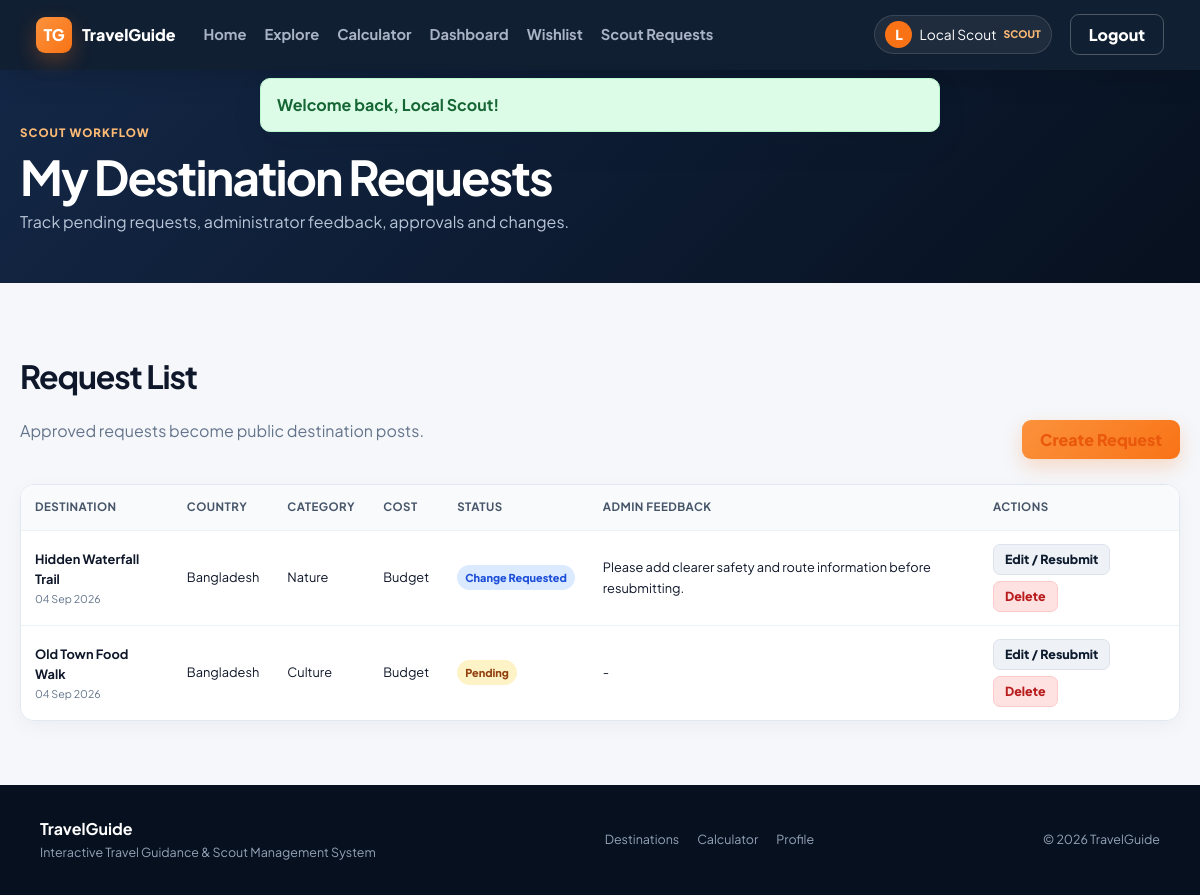
Page /index.php?route=scout/requests (signed in) on the committed database.
### tables this page shows
CREATE TABLE post_requests (
    id INT AUTO_INCREMENT PRIMARY KEY,
    scout_id INT NULL,
    title VARCHAR(180) NOT NULL,
    short_history TEXT NOT NULL,
    country VARCHAR(100) NOT NULL,
    category VARCHAR(100) NOT NULL,
    cost_level ENUM('Budget','Moderate','Expensive') NOT NULL DEFAULT 'Moderate',
    image_url VARCHAR(800) NULL,
    status ENUM('pending','approved','rejected','change_requested') NOT NULL DEFAULT 'pending',
    admin_feedback TEXT NULL,
    created_at TIMESTAMP NOT NULL DEFAULT CURRENT_TIMESTAMP,
    updated_at TIMESTAMP NOT NULL DEFAULT CURRENT_TIMESTAMP ON UPDATE CURRENT_TIMESTAMP,
    INDEX idx_request_scout (scout_id),
    INDEX idx_request_status (status),
    CONSTRAINT fk_request_scout FOREIGN KEY (scout_id) REFERENCES users(id) ON DELETE SET NULL
);

### app/Core/Controller.php (called while the page is built, shortened)
<?php
abstract class Controller
{
    protected function view(string $view, array $data = []): void
    {
        $file = APP_ROOT . '/app/Views/' . $view . '.php';
        extract($data, EXTR_SKIP);
        require APP_ROOT . '/app/Views/layouts/header.php';
        require $file;
        require APP_ROOT . '/app/Views/layouts/footer.php';
    }
}

### app/Controllers/ScoutController.php (called while the page is built, shortened)
<?php
class ScoutController extends Controller
{
    public function requests(): void
    {
        $this->view('scout/requests',['title'=>'My Destination Requests','requests'=>(new PostRequest())->byScout(Auth::id())]);
    }
}

### app/Core/Router.php (called while the page is built, shortened)
<?php
class Router
{
    private array $routes = [];
    public function get(string $route, array $handler): void
    {
        $this->routes['GET'][$route] = $handler;
    }
    public function post(string $route, array $handler): void
    {
        $this->routes['POST'][$route] = $handler;
    }
    public function dispatch(): void
    {
        $method = strtoupper($_SERVER['REQUEST_METHOD'] ?? 'GET');
        $route = trim((string)($_GET['route'] ?? ''), '/');
        $handler = $this->routes[$method][$route] ?? null;
        [$class, $action] = $handler;
        $controller = new $class();
        $controller->$action();
    }
}

### index.php (called while the page is built, shortened)
<?php
require_once __DIR__ . '/config/bootstrap.php';
$router = new Router();
$router->get('', [HomeController::class, 'index']);
$router->get('home', [HomeController::class, 'index']);
$router->get('explore', [HomeController::class, 'explore']);
$router->get('post', [PostController::class, 'show']);
$router->get('login', [AuthController::class, 'loginForm']);
$router->post('login', [AuthController::class, 'login']);
$router->get('register', [AuthController::class, 'registerForm']);
$router->post('register', [AuthController::class, 'register']);
$router->post('logout', [AuthController::class, 'logout']);
$router->get('forgot-password', [AuthController::class, 'forgotForm']);
$router->post('forgot-password', [AuthController::class, 'forgot']);
$router->get('reset-password', [AuthController::class, 'resetForm']);
$router->post('reset-password', [AuthController::class, 'reset']);
$router->get('dashboard', [DashboardController::class, 'index']);
$router->get('profile', [ProfileController::class, 'show']);
$router->get('profile/edit', [ProfileController::class, 'edit']);
$router->post('profile/update', [ProfileController::class, 'update']);
$router->post('profile/password', [ProfileController::class, 'password']);
$router->post('profile/delete', [ProfileController::class, 'delete']);
$router->get('wishlist', [WishlistController::class, 'index']);
$router->post('wishlist/toggle', [WishlistController::class, 'toggle']);
$router->post('comment/store', [CommentController::class, 'store']);
$router->post('comment/delete', [CommentController::class, 'deleteOwn']);
$router->get('calculator', [CalculatorController::class, 'index']);
$router->post('calculator/calculate', [CalculatorController::class, 'calculate']);
$router->get('scout/requests', [ScoutController::class, 'requests']);
$router->get('scout/request/create', [ScoutController::class, 'create']);
$router->post('scout/request/store', [ScoutController::class, 'store']);
$router->get('scout/request/edit', [ScoutController::class, 'edit']);
$router->post('scout/request/update', [ScoutController::class, 'update']);
$router->post('scout/request/delete', [ScoutController::class, 'delete']);
$router->get('admin/dashboard', [AdminController::class, 'dashboard']);
$router->get('admin/users', [AdminController::class, 'users']);
$router->post('admin/user/add', [AdminController::class, 'addUser']);
$router->post('admin/user/verify', [AdminController::class, 'verifyUser']);
$router->post('admin/user/delete', [AdminController::class, 'deleteUser']);
$router->get('admin/requests', [AdminController::class, 'requests']);
$router->post('admin/request/review', [AdminController::class, 'reviewRequest']);
$router->get('admin/posts', [AdminController::class, 'posts']);
$router->get('admin/post/edit', [AdminController::class, 'editPost']);
$router->post('admin/post/update', [AdminController::class, 'updatePost']);
$router->post('admin/post/delete', [AdminController::class, 'deletePost']);
$router->get('admin/comments', [AdminController::class, 'comments']);
$router->post('admin/comment/delete', [AdminController::class, 'deleteComment']);
$router->dispatch();

### app/Core/Model.php (called while the page is built, shortened)
<?php
abstract class Model
{
    public function __construct()
    {
        $this->db = Database::connection();
    }
}

### config/bootstrap.php (called while the page is built, shortened)
<?php
spl_autoload_register(function (string $class): void {
    $prefixes = [
        'App\\Core\\' => APP_ROOT . '/app/Core/',
        'App\\Controllers\\' => APP_ROOT . '/app/Controllers/',
        'App\\Models\\' => APP_ROOT . '/app/Models/',
    ];
    foreach ($prefixes as $prefix => $baseDir) {
        if (str_starts_with($class, $prefix)) {
            $relative = substr($class, strlen($prefix));
            $file = $baseDir . str_replace('\\', '/', $relative) . '.php';
            return;
        }
    }
});
require_once APP_ROOT . '/app/helpers.php';

### app/Core/Database.php (called while the page is built, shortened)
<?php
class Database
{
    private static ?PDO $instance = null;
    public static function connection(): PDO
    {
        if (self::$instance === null) {
            $dsn = 'mysql:host=' . DB_HOST . ';port=' . DB_PORT . ';dbname=' . DB_NAME . ';charset=utf8mb4';
            try {
                self::$instance = new PDO($dsn, DB_USER, DB_PASS, [
                    PDO::ATTR_ERRMODE => PDO::ERRMODE_EXCEPTION,
                    PDO::ATTR_DEFAULT_FETCH_MODE => PDO::FETCH_ASSOC,
                    PDO::ATTR_EMULATE_PREPARES => false,
                ]);
            } catch (PDOException $e) {
                http_response_code(500);
                $message = APP_ENV === 'development' ? $e->getMessage() : 'Database connection failed.';
                exit('<h1>Database Error</h1><p>' . htmlspecialchars($message, ENT_QUOTES, 'UTF-8') . '</p><p>Import <code>database.sql</code> and verify config/app.php.</p>');
            }
        }
        return self::$instance;
    }
}

### app/Models/PostRequest.php (called while the page is built, shortened)
<?php
class PostRequest extends Model
{
    public function byScout(int $scoutId): array
    {
        $stmt = $this->db->prepare('SELECT * FROM post_requests WHERE scout_id=? ORDER BY created_at DESC');
        $stmt->execute([$scoutId]);
        return $stmt->fetchAll();
    }
}

### app/Views/scout/requests.php (the view, shortened to what this page needs)
<section class="page-hero compact"><div class="container"><span class="eyebrow">Scout Workflow</span><h1>My Destination Requests</h1><p>Track pending requests, administrator feedback, approvals and changes.</p></div></section>
<section class="section container"><div class="section-head"><div><h2>Request List</h2><p class="muted">Approved requests become public destination posts.</p></div><a class="btn btn-primary" href="<?= e(url('scout/request/create')) ?>">Create Request</a></div>
<div class="table-wrap panel-table"><table><thead><tr><th>Destination</th><th>Country</th><th>Category</th><th>Cost</th><th>Status</th><th>Admin Feedback</th><th>Actions</th></tr></thead><tbody>
<?php foreach($requests as $row): ?><tr><td><strong><?= e($row['title']) ?></strong><small class="block muted"><?= e(date('d M Y',strtotime($row['created_at']))) ?></small></td><td><?= e($row['country']) ?></td><td><?= e($row['category']) ?></td><td><?= e($row['cost_level']) ?></td><td><?= status_badge($row['status']) ?></td><td><?= e($row['admin_feedback'] ?: '-') ?></td><td><div class="table-actions"><?php if(in_array($row['status'],['pending','change_requested','rejected'],true)): ?><a class="btn btn-soft btn-sm" href="<?= e(url('scout/request/edit',['id'=>$row['id']])) ?>">Edit / Resubmit</a><form method="post" action="<?= e(url('scout/request/delete')) ?>" onsubmit="return confirm('Delete this request?')"><?= csrf_field() ?><input type="hidden" name="id" value="<?= (int)$row['id'] ?>"><button class="btn btn-danger btn-sm" type="submit">Delete</button></form><?php else: ?><a class="btn btn-dark btn-sm" href="<?= e(url('explore',['search'=>$row['title']])) ?>">View Published</a><?php endif; ?></div></td></tr><?php endforeach; ?>
</tbody></table></div></section>

### app/helpers.php (shortened to what this page needs)
<?php
function e(?string $value): string
{
    return htmlspecialchars((string)$value, ENT_QUOTES, 'UTF-8');
}
function base_path_url(): string
{
    $script = $_SERVER['SCRIPT_NAME'] ?? '/index.php';
    $dir = rtrim(str_replace('\\', '/', dirname($script)), '/');
    return $dir === '' || $dir === '.' ? '' : $dir;
}
function url(string $route = '', array $params = []): string
{
    $base = base_path_url() . '/index.php';
    if ($route !== '') {
        $params = ['route' => $route] + $params;
    }
    return $params ? $base . '?' . http_build_query($params) : $base;
}
function status_badge(string $status): string
{
    $safe = preg_replace('/[^a-z_]/', '', strtolower($status));
    return '<span class="status status-' . e($safe) . '">' . e(ucwords(str_replace('_', ' ', $status))) . '</span>';
}

### public/assets/css/app.css (style rules this page uses)
:root { --navy: #0d1b2e; --navy-2: #132746; --navy-3: #07101e; --orange: #f97316; --orange-dark: #ea580c; --blue: #2563eb; --bg: #f5f7fb; --card: #ffffff; --text: #0f172a; --muted: #64748b; --border: #e2e8f0; --green: #15803d; --red: #b91c1c; --amber: #b45309; --radius: 14px; --shadow: 0 12px 32px rgba(15, 23, 42, .08); }
* { box-sizing: border-box; }
html { scroll-behavior: smooth; }
body { margin: 0; font-family: 'Plus Jakarta Sans', system-ui, sans-serif; color: var(--text); background: var(--bg); line-height: 1.6; }
a { color: inherit; text-decoration: none; }
button, input, select, textarea { font: inherit; }
button { cursor: pointer; }
.container { width: min(1180px, calc(100% - 40px)); margin: 0 auto; }
.section { padding: 64px 0; }
.block { display: block; }
.muted { color: var(--muted); }
.btn { border: 0; border-radius: 9px; padding: 10px 18px; display: inline-flex; align-items: center; justify-content: center; gap: 8px; font-weight: 750; line-height: 1.2; transition: .2s ease; }
.btn-primary { color: #fff; background: linear-gradient(135deg,#fb923c,var(--orange)); box-shadow: 0 8px 20px rgba(249,115,22,.23); }
.btn-soft { background: #eef2f7; color: var(--navy); border: 1px solid #dce3ed; }
.btn-danger { background: #fee2e2; color: var(--red); border: 1px solid #fecaca; }
.btn-sm { padding: 7px 11px; border-radius: 7px; font-size: .78rem; }
.eyebrow { display: inline-block; font-size: .72rem; letter-spacing: .09em; text-transform: uppercase; font-weight: 800; color: #fdba74; }
.page-hero { padding: 70px 0; color: #fff; background: linear-gradient(135deg,var(--navy-2),var(--navy-3)); }
.page-hero.compact { padding: 48px 0; }
.page-hero h1 { margin: 8px 0 5px; font-size: clamp(2rem,4vw,3.2rem); line-height: 1.1; letter-spacing: -.04em; }
.page-hero p { margin: 0; max-width: 760px; color: #b9c5d7; }
.section-head { display: flex; justify-content: space-between; align-items: end; gap: 20px; margin-bottom: 25px; }
.section-head h2 { margin: 4px 0 0; font-size: 2rem; letter-spacing: -.035em; }
.section-head > a { color: var(--orange-dark); font-weight: 750; }
.table-wrap { overflow-x:auto; }
.panel-table { background:#fff; border:1px solid var(--border); border-radius:14px; box-shadow:0 6px 20px rgba(15,23,42,.04); }
table { width:100%; border-collapse:collapse; min-width:780px; background:#fff; }
th, td { padding:13px 14px; text-align:left; vertical-align:middle; border-bottom:1px solid #edf2f7; font-size:.8rem; }
th { color:#475569; background:#f8fafc; font-size:.72rem; text-transform:uppercase; letter-spacing:.04em; }
tr:last-child td { border-bottom:0; }
.table-actions { display:flex; gap:6px; align-items:center; flex-wrap:wrap; }
.table-actions form { margin:0; }
.status { display:inline-block; padding:4px 8px; border-radius:999px; font-size:.68rem; font-weight:800; white-space:nowrap; }
.status-pending { background:#fef3c7; color:#92400e; }
.status-change_requested { background:#dbeafe; color:#1d4ed8; }

### rows in the picture
post_requests: title "Hidden Waterfall Trail", created_at "04 Sep 2026", country "Bangladesh", category "Nature", cost_level "Budget", status "Change Requested", admin_feedback "Please add clearer safety and route information before resubmitting."
post_requests: title "Old Town Food Walk", created_at "04 Sep 2026", country "Bangladesh", category "Culture", cost_level "Budget", status "Pending", admin_feedback "-"

### other values in the picture
substr($user['name'],0,1) "L"
$user['name'] "Local Scout"
$user['role'] "SCOUT"
$success "Welcome back, Local Scout!"
